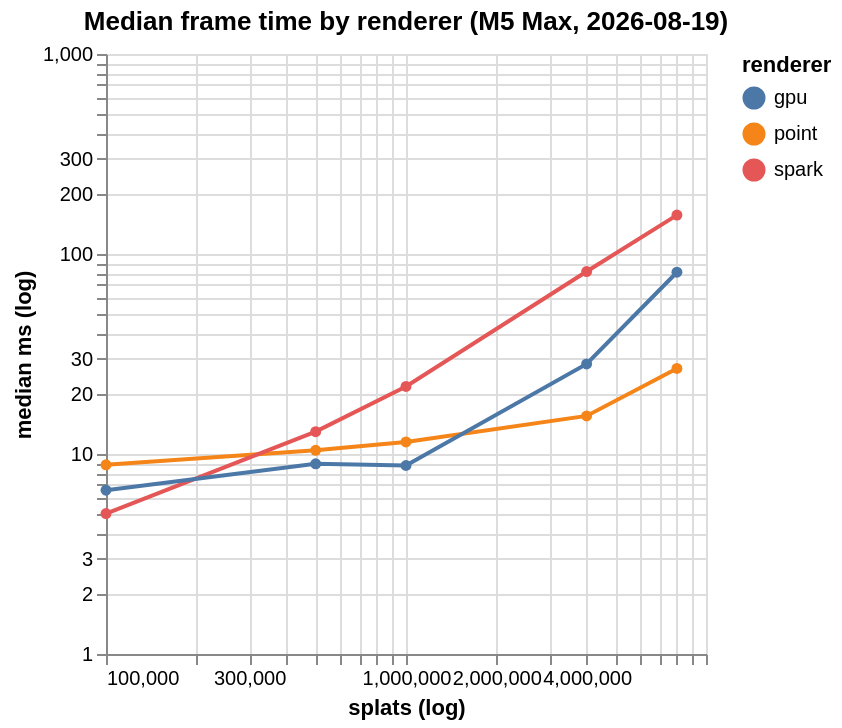

Vega-Lite specification stored for this chart:
### Vega-Lite specification from a JSON file in a GitHub repository (floating-point values rounded to 4 significant figures)
{"$schema": "https://vega.github.io/schema/vega-lite/v5.json", "title": "Median frame time by renderer (M5 Max, 2026-08-19)", "data": {"values": [{"splats": 100000, "renderer": "point", "median_ms": 8.835}, {"splats": 100000, "renderer": "spark", "median_ms": 5.037}, {"splats": 100000, "renderer": "gpu", "median_ms": 6.591}, {"splats": 500000, "renderer": "point", "median_ms": 10.43}, {"splats": 500000, "renderer": "spark", "median_ms": 12.93}, {"splats": 500000, "renderer": "gpu", "median_ms": 8.936}, {"splats": 1000000, "renderer": "point", "median_ms": 11.49}, {"splats": 1000000, "renderer": "spark", "median_ms": 21.76}, {"splats": 1000000, "renderer": "gpu", "median_ms": 8.76}, {"splats": 4000000, "renderer": "point", "median_ms": 15.5}, {"splats": 4000000, "renderer": "spark", "median_ms": 81.74}, {"splats": 4000000, "renderer": "gpu", "median_ms": 28.2}, {"splats": 8000000, "renderer": "point", "median_ms": 26.78}, {"splats": 8000000, "renderer": "spark", "median_ms": 156.5}, {"splats": 8000000, "renderer": "gpu", "median_ms": 81.06}]}, "mark": {"type": "line", "point": true}, "encoding": {"x": {"field": "splats", "type": "quantitative", "scale": {"type": "log"}, "title": "splats (log)"}, "y": {"field": "median_ms", "type": "quantitative", "scale": {"type": "log"}, "title": "median ms (log)"}, "color": {"field": "renderer", "type": "nominal"}}}
